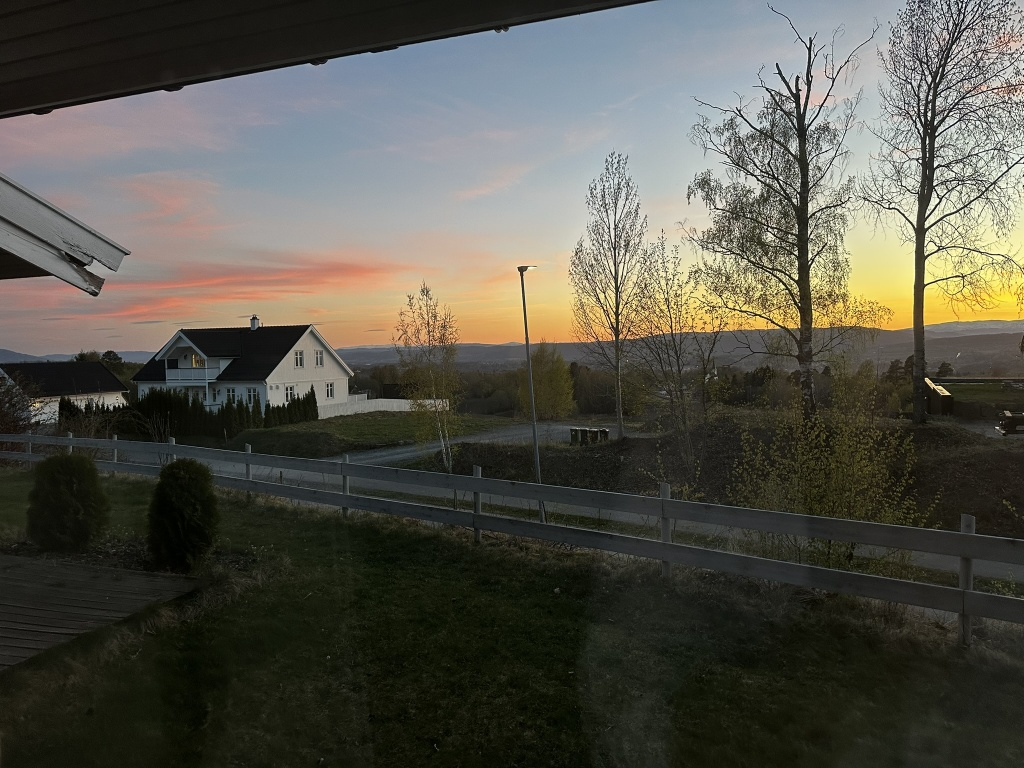
#> input picture lab03/data/IMG_0160.jpg, 1024 x 768 px; its folder holds only this picture in this run
$ python features.py   (older library calls are emulated)
#> lines starting #> are read from the running program, lines starting #| are printed output that depends on the picture
### lab03/src/utils.py
# common stuff: own Harris, non-maximum suppression, point matching

import csv
import glob
import os

import cv2
import numpy as np
from scipy.spatial import cKDTree

LAB = os.path.dirname(os.path.dirname(os.path.abspath(__file__)))
DATA = os.path.join(LAB, "data")
RESULTS = os.path.join(LAB, "results")
FIG = os.path.join(LAB, "figures")

os.makedirs(RESULTS, exist_ok=True)
os.makedirs(FIG, exist_ok=True)

N_POINTS = 1000   # same limit for every detector
NMS_RADIUS = 10   # same suppression radius for every detector
EPS = 3           # px, same threshold for the repeatability


def image_paths():
    return sorted(glob.glob(os.path.join(DATA, "*.jpg")))


# [41 lines left out: functions harris_response, nms, points_from_response, not called in this run]


def harris_points(image, box=None):
    return points_from_response(harris_response(image, box=box))


# [15 lines left out: functions keypoints_to_points, matched_fraction, not called in this run]


def save_csv(name, header, rows):
    with open(os.path.join(RESULTS, name), "w", newline="", encoding="utf-8") as f:
        writer = csv.writer(f)
        writer.writerow(header)
        writer.writerows(rows)

### lab03/src/features.py
# Lab 3, part C: SIFT and ORB, keypoints and descriptors

import os
import time

import cv2
import numpy as np

from utils import FIG, N_POINTS, image_paths, save_csv

sift = cv2.SIFT_create(nfeatures=N_POINTS)
orb = cv2.ORB_create(nfeatures=N_POINTS)

rows = []
for path in image_paths():
    name = os.path.basename(path)
    img = cv2.imread(path)
#> img is the input picture: shape (768, 1024, 3); mean B, G, R 74.1, 83.8, 85.3
    gray = cv2.cvtColor(img, cv2.COLOR_BGR2GRAY)
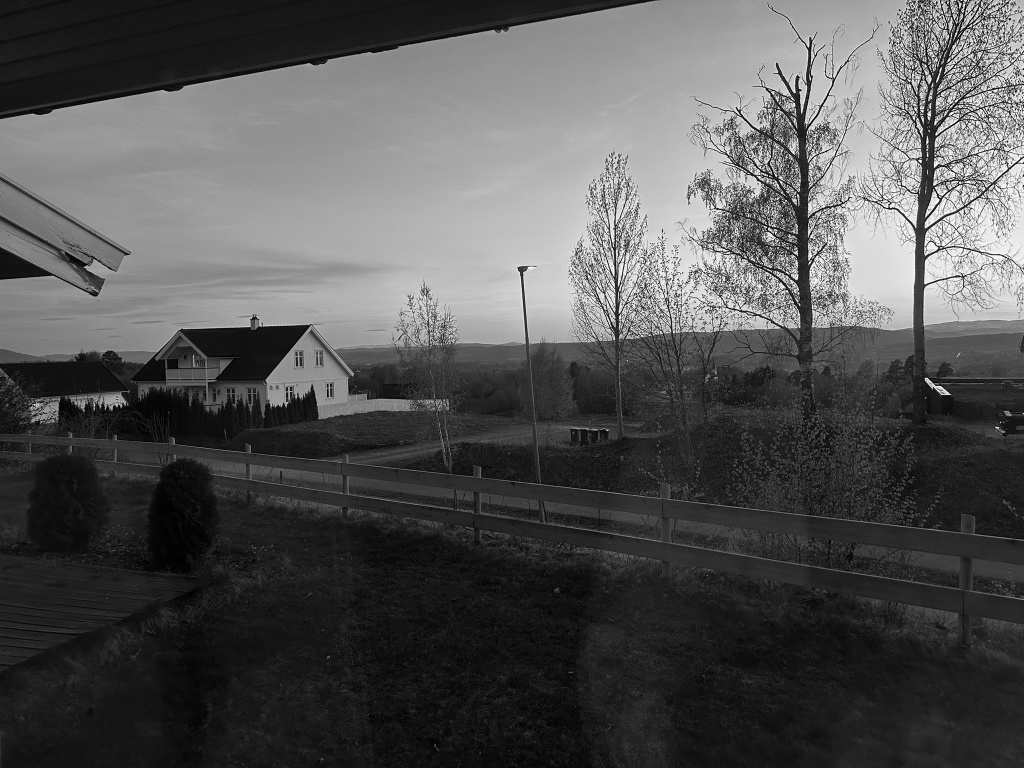
#> gray: shape (768, 1024); min 0, max 255, mean 83.2
    for label, det in [("SIFT", sift), ("ORB", orb)]:
        # time: median of 5 runs
        times = []
        for _ in range(5):
            start = time.perf_counter()
            kps, desc = det.detectAndCompute(gray, None)
            times.append((time.perf_counter() - start) * 1000)
#> after the loop, times = [303.4, 181.2, 173.7, 175.3, 178.9]
        print(f"{name} {label}: {len(kps)} points, descriptor {desc.shape[1]} x {desc.dtype}, "
              f"{np.median(times):.1f} ms")
#| IMG_0160.jpg SIFT: 1000 points, descriptor 128 x float32, 178.9 ms
        rows.append([name, label, len(kps), desc.shape[1], str(desc.dtype), round(np.median(times), 1)])

        if name == os.path.basename(image_paths()[0]):
            # Step 13. circle radius = scale, line = orientation
            pic = cv2.drawKeypoints(img, kps, None, flags=cv2.DRAW_MATCHES_FLAGS_DRAW_RICH_KEYPOINTS)
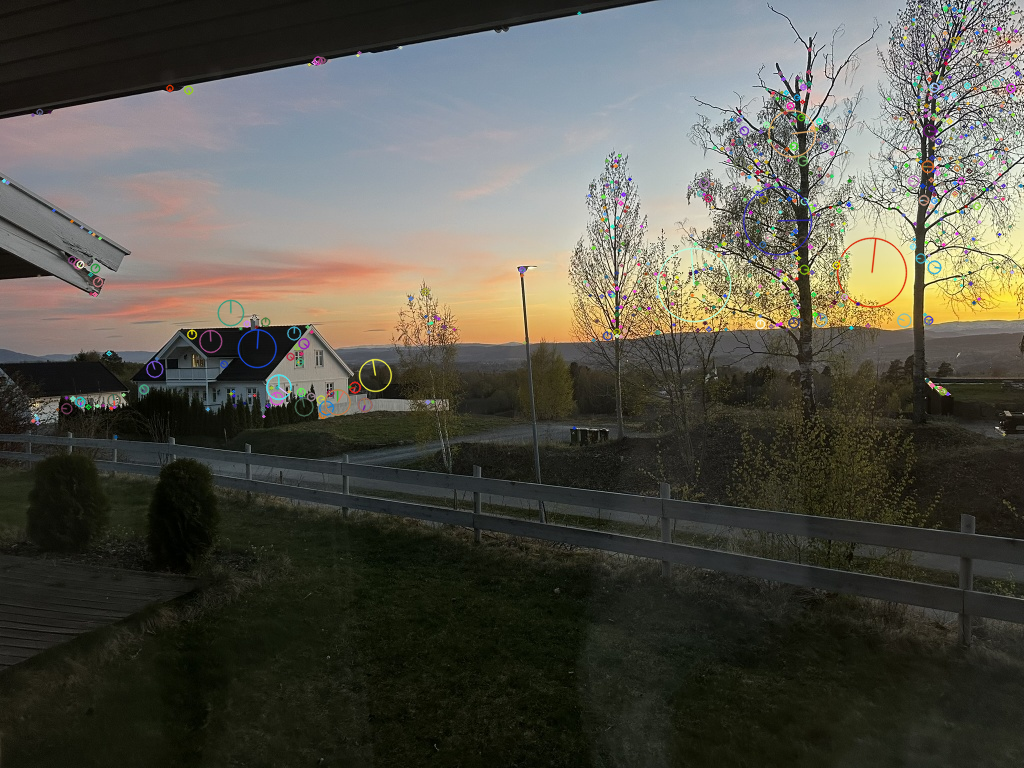
#> pic: shape (768, 1024, 3); mean B, G, R 74.4, 83.8, 85.2
            cv2.imwrite(os.path.join(FIG, f"keypoints_{label.lower()}.jpg"), pic)

save_csv("sift_orb.csv", ["file", "detector", "points", "descriptor size", "dtype", "time, ms"], rows)

$ run again, on lab03/data/IMG_0663.jpg
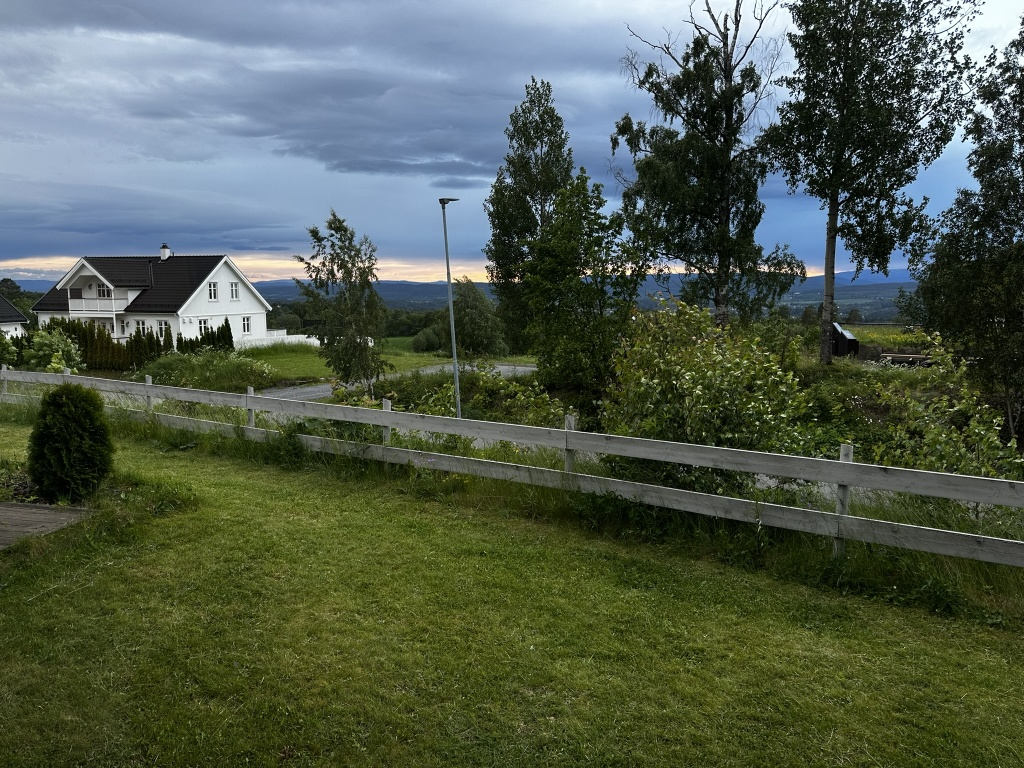
#> input picture lab03/data/IMG_0663.jpg, 1024 x 768 px
#> img is the input picture: shape (768, 1024, 3); mean B, G, R 75.7, 91.3, 80.6
#> `gray = cv2.cvtColor(img, cv2.COLOR_BGR2GRAY)`:
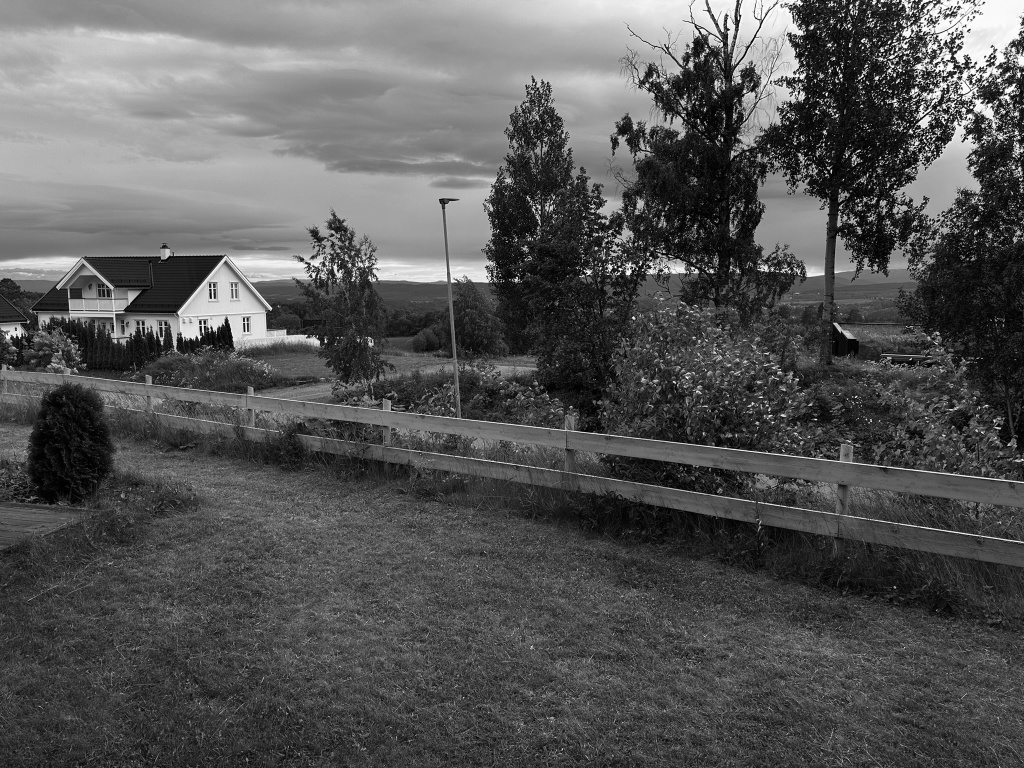
#> gray: shape (768, 1024); min 0, max 254, mean 86.3
#> after the loop `for _ in range(5):`: times = [365.1, 221, 212.4, 206.2, 196]
#| IMG_0663.jpg SIFT: 1001 points, descriptor 128 x float32, 212.4 ms
#> `pic = cv2.drawKeypoints(img, kps, None, flags=cv2.DRAW_MATCHES_FLAGS_D..`:
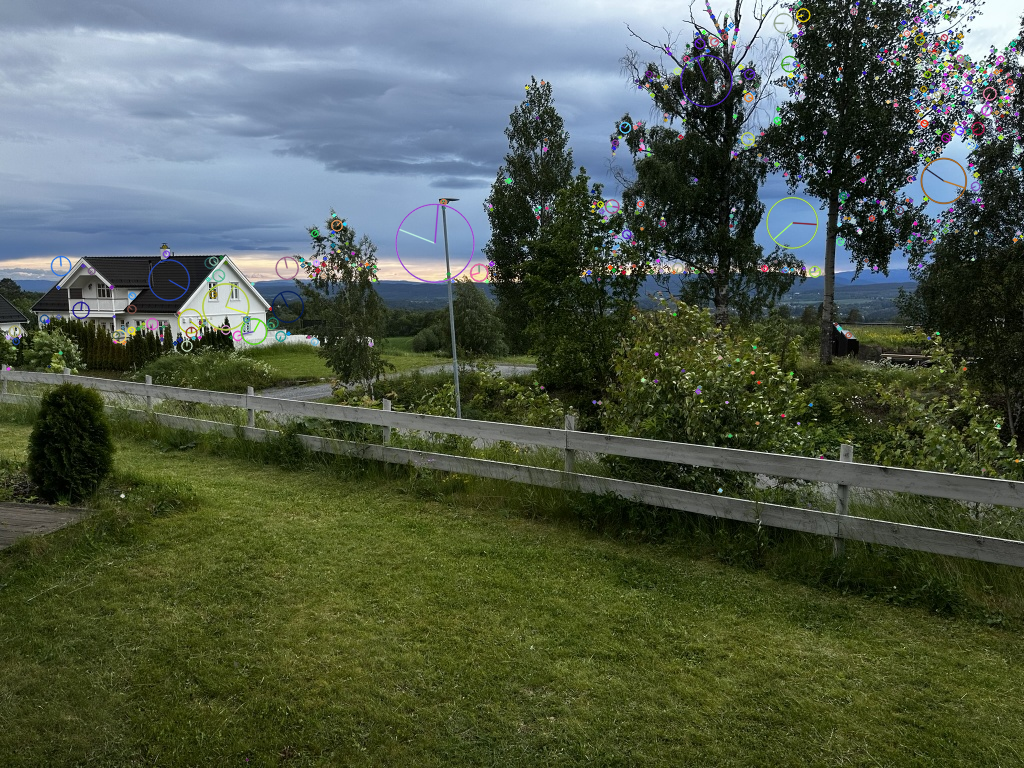
#> pic: shape (768, 1024, 3); mean B, G, R 75.5, 91.1, 80.7

$ run again, on lab03/data/IMG_1328.jpg
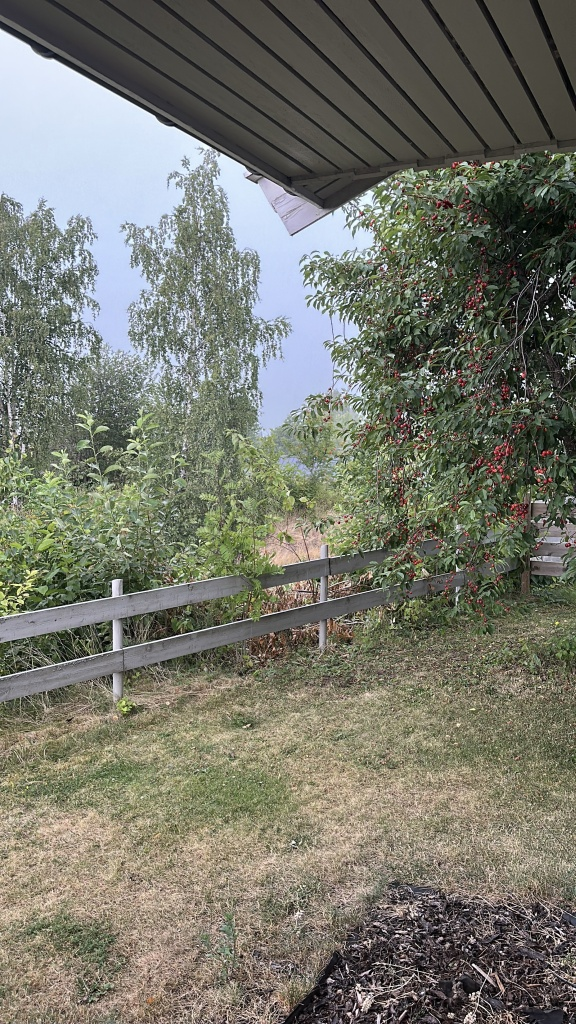
#> input picture lab03/data/IMG_1328.jpg, 576 x 1024 px
#> img is the input picture: shape (1024, 576, 3); mean B, G, R 107.8, 119.4, 118.8
#> `gray = cv2.cvtColor(img, cv2.COLOR_BGR2GRAY)`:
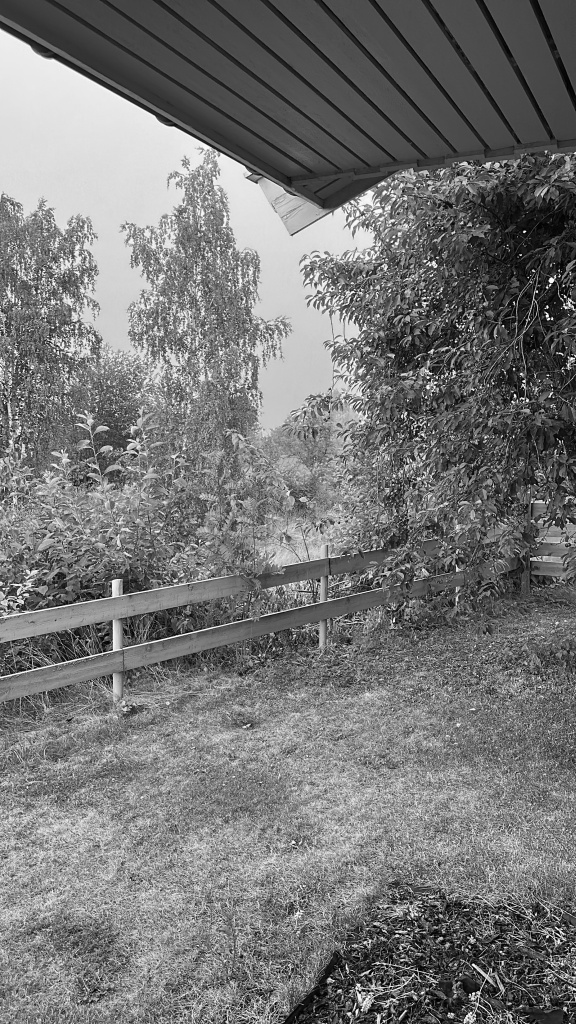
#> gray: shape (1024, 576); min 0, max 255, mean 117.9
#> after the loop `for _ in range(5):`: times = [241.2, 200.5, 192.1, 197.9, 193.5]
#| IMG_1328.jpg SIFT: 1000 points, descriptor 128 x float32, 197.9 ms
#> `pic = cv2.drawKeypoints(img, kps, None, flags=cv2.DRAW_MATCHES_FLAGS_D..`:
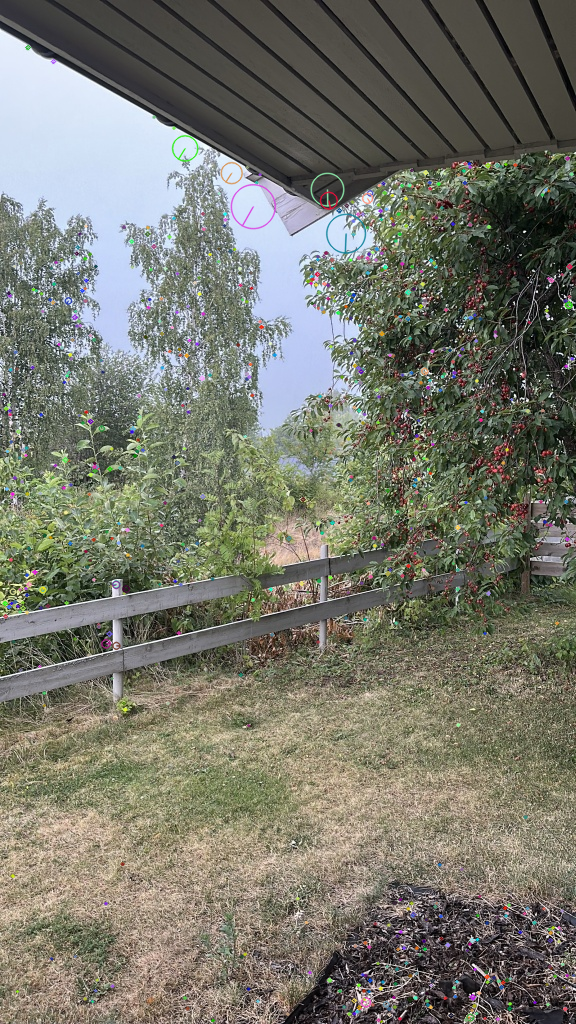
#> pic: shape (1024, 576, 3); mean B, G, R 107.6, 119.2, 118.7

$ run again, on lab03/data/IMG_2217.jpg
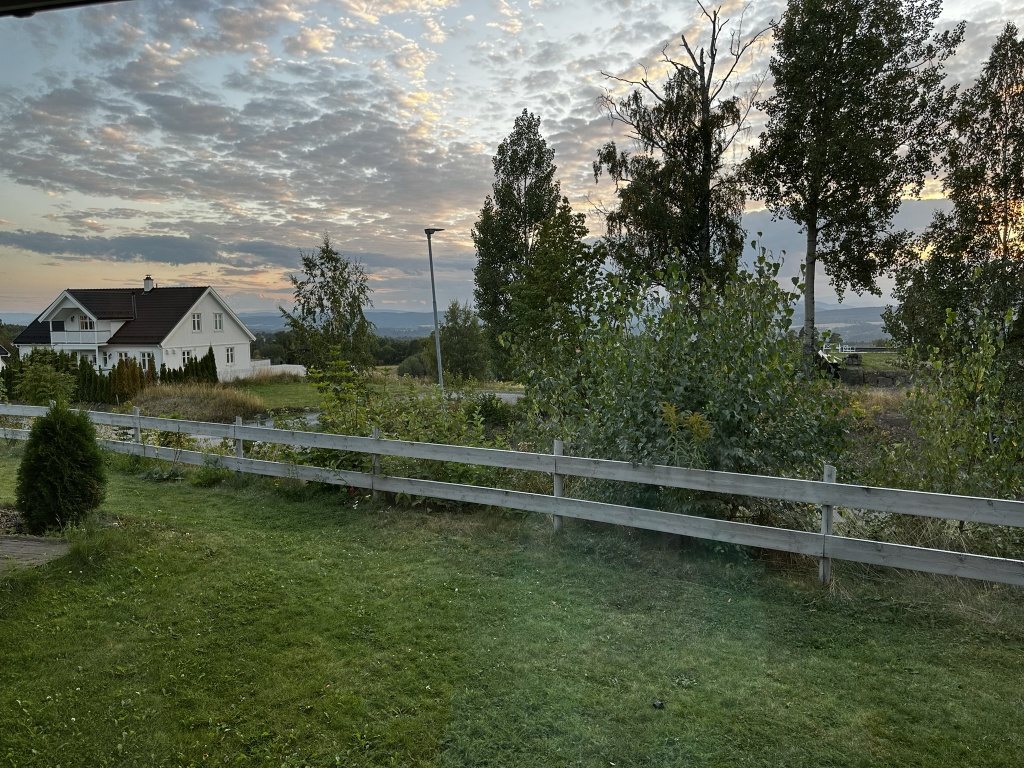
#> input picture lab03/data/IMG_2217.jpg, 1024 x 768 px
#> img is the input picture: shape (768, 1024, 3); mean B, G, R 81.3, 100.1, 92.7
#> `gray = cv2.cvtColor(img, cv2.COLOR_BGR2GRAY)`:
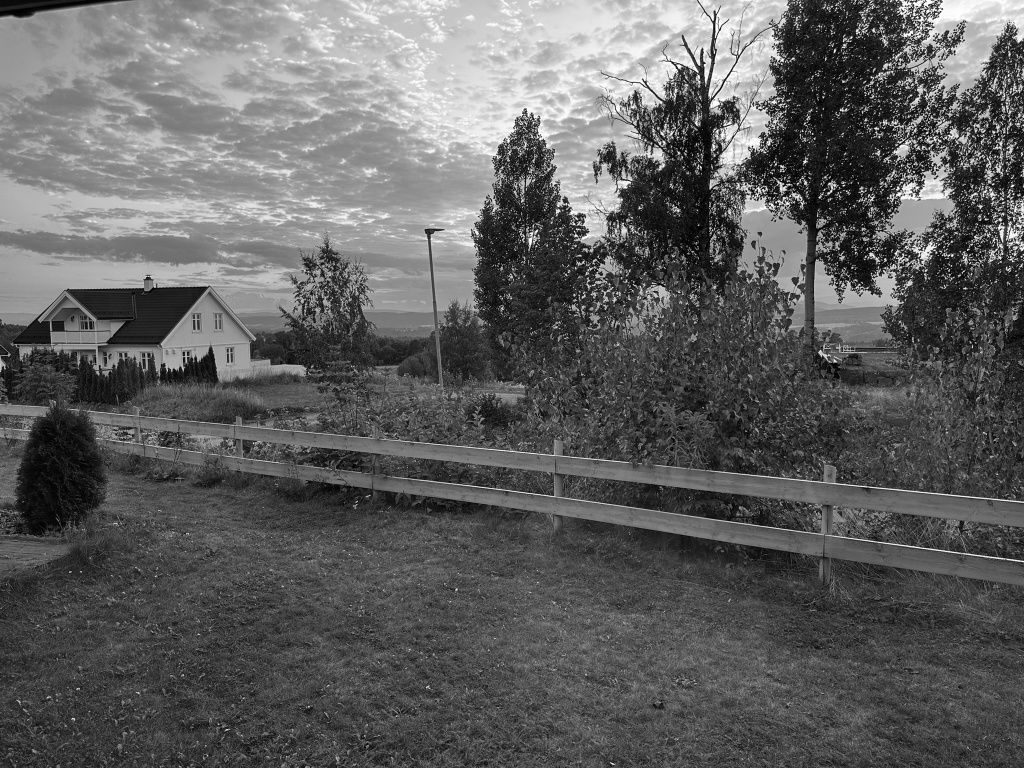
#> gray: shape (768, 1024); min 0, max 255, mean 95.7
#> after the loop `for _ in range(5):`: times = [548.5, 212.8, 206.3, 202.1, 206.1]
#| IMG_2217.jpg SIFT: 1000 points, descriptor 128 x float32, 206.3 ms
#> `pic = cv2.drawKeypoints(img, kps, None, flags=cv2.DRAW_MATCHES_FLAGS_D..`:
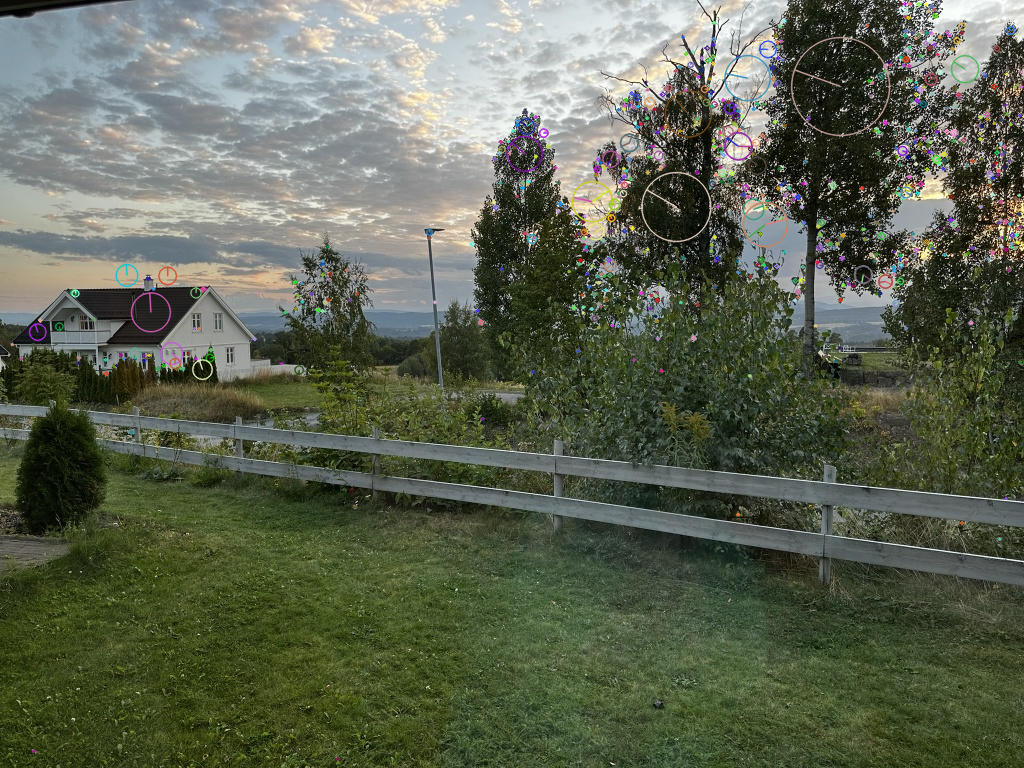
#> pic: shape (768, 1024, 3); mean B, G, R 81.6, 100.3, 93
